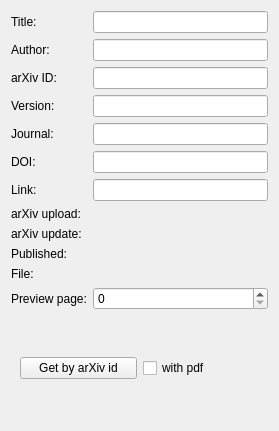
<?xml version="1.0" encoding="UTF-8"?>
<ui version="4.0">
 <class>Form</class>
 <widget class="QWidget" name="Form">
  <property name="geometry">
   <rect>
    <x>0</x>
    <y>0</y>
    <width>279</width>
    <height>431</height>
   </rect>
  </property>
  <property name="windowTitle">
   <string>Form</string>
  </property>
  <layout class="QVBoxLayout" name="verticalLayout">
   <item>
    <layout class="QFormLayout" name="formLayout">
     <item row="0" column="0">
      <widget class="QLabel" name="titleLabel">
       <property name="text">
        <string>Title:</string>
       </property>
      </widget>
     </item>
     <item row="0" column="1">
      <widget class="AMTLineEdit" name="titleLineEdit"/>
     </item>
     <item row="1" column="0">
      <widget class="QLabel" name="authorLabel">
       <property name="text">
        <string>Author:</string>
       </property>
      </widget>
     </item>
     <item row="1" column="1">
      <widget class="AMTLineEdit" name="authorLineEdit"/>
     </item>
     <item row="2" column="0">
      <widget class="QLabel" name="arXivIDLabel">
       <property name="text">
        <string>arXiv ID:</string>
       </property>
      </widget>
     </item>
     <item row="2" column="1">
      <widget class="AMTLineEdit" name="arXivIDLineEdit"/>
     </item>
     <item row="3" column="0">
      <widget class="QLabel" name="versionLabel">
       <property name="text">
        <string>Version:</string>
       </property>
      </widget>
     </item>
     <item row="3" column="1">
      <widget class="AMTLineEdit" name="versionLineEdit"/>
     </item>
     <item row="4" column="0">
      <widget class="QLabel" name="journalLabel">
       <property name="text">
        <string>Journal:</string>
       </property>
      </widget>
     </item>
     <item row="4" column="1">
      <widget class="AMTLineEdit" name="journalLineEdit"/>
     </item>
     <item row="5" column="0">
      <widget class="QLabel" name="dOILabel">
       <property name="text">
        <string>DOI:</string>
       </property>
      </widget>
     </item>
     <item row="5" column="1">
      <widget class="AMTLineEdit" name="dOILineEdit"/>
     </item>
     <item row="6" column="0">
      <widget class="QLabel" name="linkLabel">
       <property name="text">
        <string>Link:</string>
       </property>
      </widget>
     </item>
     <item row="6" column="1">
      <widget class="AMTLineEdit" name="linkLineEdit"/>
     </item>
     <item row="8" column="0">
      <widget class="QLabel" name="arXivUpdateLabel">
       <property name="text">
        <string>arXiv update:</string>
       </property>
      </widget>
     </item>
     <item row="9" column="0">
      <widget class="QLabel" name="publishedLabel">
       <property name="text">
        <string>Published:</string>
       </property>
      </widget>
     </item>
     <item row="7" column="0">
      <widget class="QLabel" name="arXivUploadLabel">
       <property name="text">
        <string>arXiv upload:</string>
       </property>
      </widget>
     </item>
     <item row="7" column="1">
      <widget class="AMTDateTimeInput" name="arxivUploadDatetimeInput" native="true"/>
     </item>
     <item row="8" column="1">
      <widget class="AMTDateTimeInput" name="arxivUpdateDateTimeInput" native="true"/>
     </item>
     <item row="9" column="1">
      <widget class="AMTDateInput" name="publishedDateInput" native="true"/>
     </item>
     <item row="10" column="0">
      <widget class="QLabel" name="fileLabel">
       <property name="text">
        <string>File:</string>
       </property>
      </widget>
     </item>
     <item row="10" column="1">
      <widget class="AMTEntryFileInput" name="fileInput" native="true"/>
     </item>
     <item row="11" column="0">
      <widget class="QLabel" name="previewPageLabel">
       <property name="text">
        <string>Preview page:</string>
       </property>
      </widget>
     </item>
     <item row="11" column="1">
      <widget class="QSpinBox" name="previewPageSpinBox">
       <property name="maximum">
        <number>10000</number>
       </property>
      </widget>
     </item>
    </layout>
   </item>
   <item>
    <widget class="QWidget" name="arxivDownloadWidget" native="true">
     <layout class="QHBoxLayout" name="horizontalLayout">
      <item>
       <widget class="QPushButton" name="getMetaButton">
        <property name="text">
         <string>Get by arXiv id</string>
        </property>
       </widget>
      </item>
      <item>
       <widget class="QCheckBox" name="downloadPdfCheckBox">
        <property name="text">
         <string>with pdf</string>
        </property>
       </widget>
      </item>
     </layout>
    </widget>
   </item>
  </layout>
 </widget>
 <customwidgets>
  <customwidget>
   <class>AMTDateInput</class>
   <extends>QWidget</extends>
   <header>amt/views/customWidgets/amtinputwidgets</header>
   <container>1</container>
  </customwidget>
  <customwidget>
   <class>AMTLineEdit</class>
   <extends>QLineEdit</extends>
   <header>amt/views/customWidgets/amtinputwidgets</header>
  </customwidget>
  <customwidget>
   <class>AMTDateTimeInput</class>
   <extends>QWidget</extends>
   <header>amt/views/customWidgets/amtinputwidgets</header>
   <container>1</container>
  </customwidget>
  <customwidget>
   <class>AMTEntryFileInput</class>
   <extends>QWidget</extends>
   <header>amt/views/customWidgets/amtinputwidgets</header>
   <container>1</container>
  </customwidget>
 </customwidgets>
 <resources/>
 <connections/>
</ui>
